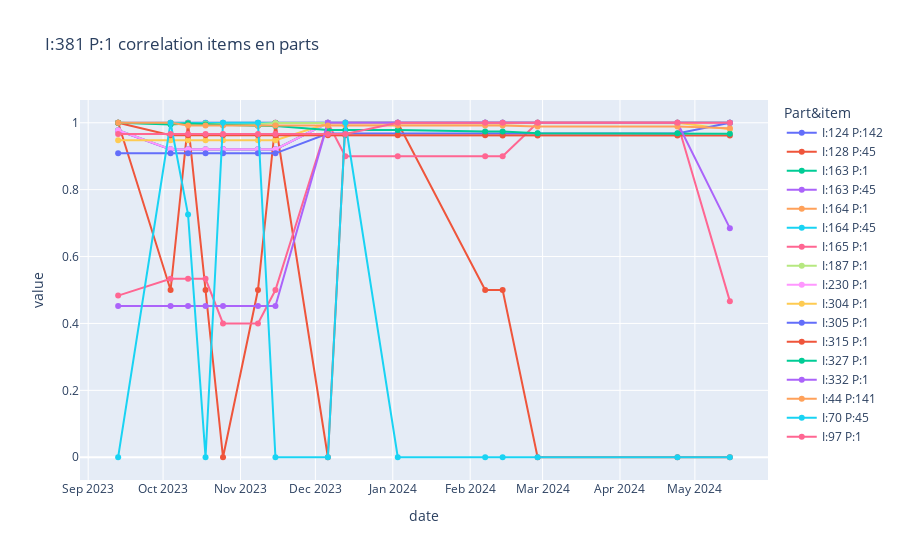

This figure's notebook cell:
### Code cell
fig = px.line(new_plotting[new_plotting["Part&item"].isin(df_381["Item 2"])]
, x="date", y="value" ,color="Part&item",
              title="I:381 P:1 correlation items en parts", 
              hover_data="Part&item", markers=True)


fig.show()

### Figure 1 — Plotly figure (JSON) as saved in the notebook; plotly's stock layout.template omitted (floating-point values rounded to 4 significant figures)
{"data": [{"customdata": [["I:124 P:142"], ["I:124 P:142"], ["I:124 P:142"], ["I:124 P:142"], ["I:124 P:142"], ["I:124 P:142"], ["I:124 P:142"], ["I:124 P:142"], ["I:124 P:142"], ["I:124 P:142"], ["I:124 P:142"], ["I:124 P:142"], ["I:124 P:142"], ["I:124 P:142"], ["I:124 P:142"]], "hovertemplate": "Part&item=%{customdata[0]}<br>date=%{x}<br>value=%{y}<extra></extra>", "legendgroup": "I:124 P:142", "line": {"color": "#636efa", "dash": "solid"}, "marker": {"symbol": "circle"}, "mode": "lines+markers", "name": "I:124 P:142", "orientation": "v", "showlegend": true, "type": "scatter", "x": ["2023-09-13", "2023-10-04", "2023-10-11", "2023-10-18", "2023-10-25", "2023-11-08", "2023-11-15", "2023-12-06", "2023-12-13", "2024-01-03", "2024-02-07", "2024-02-14", "2024-02-28", "2024-04-24", "2024-05-15"], "xaxis": "x", "y": [1.0, 1.0, 1.0, 1.0, 1.0, 1.0, 1.0, 1.0, 1.0, 1.0, 1.0, 1.0, 1.0, 1.0, 1.0], "yaxis": "y"}, {"customdata": [["I:128 P:45"], ["I:128 P:45"], ["I:128 P:45"], ["I:128 P:45"], ["I:128 P:45"], ["I:128 P:45"], ["I:128 P:45"], ["I:128 P:45"], ["I:128 P:45"], ["I:128 P:45"], ["I:128 P:45"], ["I:128 P:45"], ["I:128 P:45"], ["I:128 P:45"], ["I:128 P:45"]], "hovertemplate": "Part&item=%{customdata[0]}<br>date=%{x}<br>value=%{y}<extra></extra>", "legendgroup": "I:128 P:45", "line": {"color": "#EF553B", "dash": "solid"}, "marker": {"symbol": "circle"}, "mode": "lines+markers", "name": "I:128 P:45", "orientation": "v", "showlegend": true, "type": "scatter", "x": ["2023-09-13", "2023-10-04", "2023-10-11", "2023-10-18", "2023-10-25", "2023-11-08", "2023-11-15", "2023-12-06", "2023-12-13", "2024-01-03", "2024-02-07", "2024-02-14", "2024-02-28", "2024-04-24", "2024-05-15"], "xaxis": "x", "y": [1.0, 0.5, 0.9998, 0.5, 3.052e-05, 0.5, 1.0, 3.052e-05, 1.0, 0.9998, 0.5, 0.5, 0.0, 1.526e-05, 0.0001221], "yaxis": "y"}, {"customdata": [["I:163 P:1"], ["I:163 P:1"], ["I:163 P:1"], ["I:163 P:1"], ["I:163 P:1"], ["I:163 P:1"], ["I:163 P:1"], ["I:163 P:1"], ["I:163 P:1"], ["I:163 P:1"], ["I:163 P:1"], ["I:163 P:1"], ["I:163 P:1"], ["I:163 P:1"], ["I:163 P:1"]], "hovertemplate": "Part&item=%{customdata[0]}<br>date=%{x}<br>value=%{y}<extra></extra>", "legendgroup": "I:163 P:1", "line": {"color": "#00cc96", "dash": "solid"}, "marker": {"symbol": "circle"}, "mode": "lines+markers", "name": "I:163 P:1", "orientation": "v", "showlegend": true, "type": "scatter", "x": ["2023-09-13", "2023-10-04", "2023-10-11", "2023-10-18", "2023-10-25", "2023-11-08", "2023-11-15", "2023-12-06", "2023-12-13", "2024-01-03", "2024-02-07", "2024-02-14", "2024-02-28", "2024-04-24", "2024-05-15"], "xaxis": "x", "y": [0.9774, 0.9209, 0.9209, 0.9209, 0.9209, 0.9209, 0.9209, 1.0, 1.0, 1.0, 1.0, 1.0, 1.0, 1.0, 1.0], "yaxis": "y"}, {"customdata": [["I:163 P:45"], ["I:163 P:45"], ["I:163 P:45"], ["I:163 P:45"], ["I:163 P:45"], ["I:163 P:45"], ["I:163 P:45"], ["I:163 P:45"], ["I:163 P:45"], ["I:163 P:45"], ["I:163 P:45"], ["I:163 P:45"], ["I:163 P:45"], ["I:163 P:45"], ["I:163 P:45"]], "hovertemplate": "Part&item=%{customdata[0]}<br>date=%{x}<br>value=%{y}<extra></extra>", "legendgroup": "I:163 P:45", "line": {"color": "#ab63fa", "dash": "solid"}, "marker": {"symbol": "circle"}, "mode": "lines+markers", "name": "I:163 P:45", "orientation": "v", "showlegend": true, "type": "scatter", "x": ["2023-09-13", "2023-10-04", "2023-10-11", "2023-10-18", "2023-10-25", "2023-11-08", "2023-11-15", "2023-12-06", "2023-12-13", "2024-01-03", "2024-02-07", "2024-02-14", "2024-02-28", "2024-04-24", "2024-05-15"], "xaxis": "x", "y": [0.9763, 0.9198, 0.9198, 0.9198, 0.9215, 0.9198, 0.9198, 0.9994, 0.9994, 1.0, 1.0, 0.9983, 0.9994, 0.9994, 0.9994], "yaxis": "y"}, {"customdata": [["I:164 P:1"], ["I:164 P:1"], ["I:164 P:1"], ["I:164 P:1"], ["I:164 P:1"], ["I:164 P:1"], ["I:164 P:1"], ["I:164 P:1"], ["I:164 P:1"], ["I:164 P:1"], ["I:164 P:1"], ["I:164 P:1"], ["I:164 P:1"], ["I:164 P:1"], ["I:164 P:1"]], "hovertemplate": "Part&item=%{customdata[0]}<br>date=%{x}<br>value=%{y}<extra></extra>", "legendgroup": "I:164 P:1", "line": {"color": "#FFA15A", "dash": "solid"}, "marker": {"symbol": "circle"}, "mode": "lines+markers", "name": "I:164 P:1", "orientation": "v", "showlegend": true, "type": "scatter", "x": ["2023-09-13", "2023-10-04", "2023-10-11", "2023-10-18", "2023-10-25", "2023-11-08", "2023-11-15", "2023-12-06", "2023-12-13", "2024-01-03", "2024-02-07", "2024-02-14", "2024-02-28", "2024-04-24", "2024-05-15"], "xaxis": "x", "y": [0.9994, 0.9992, 0.9992, 0.9992, 0.9994, 0.9994, 0.9995, 0.9999, 0.9999, 0.9999, 0.9999, 0.9999, 1.0, 0.9998, 0.9998], "yaxis": "y"}, {"customdata": [["I:164 P:45"], ["I:164 P:45"], ["I:164 P:45"], ["I:164 P:45"], ["I:164 P:45"], ["I:164 P:45"], ["I:164 P:45"], ["I:164 P:45"], ["I:164 P:45"], ["I:164 P:45"], ["I:164 P:45"], ["I:164 P:45"], ["I:164 P:45"], ["I:164 P:45"], ["I:164 P:45"]], "hovertemplate": "Part&item=%{customdata[0]}<br>date=%{x}<br>value=%{y}<extra></extra>", "legendgroup": "I:164 P:45", "line": {"color": "#19d3f3", "dash": "solid"}, "marker": {"symbol": "circle"}, "mode": "lines+markers", "name": "I:164 P:45", "orientation": "v", "showlegend": true, "type": "scatter", "x": ["2023-09-13", "2023-10-04", "2023-10-11", "2023-10-18", "2023-10-25", "2023-11-08", "2023-11-15", "2023-12-06", "2023-12-13", "2024-01-03", "2024-02-07", "2024-02-14", "2024-02-28", "2024-04-24", "2024-05-15"], "xaxis": "x", "y": [0.9994, 0.9992, 0.999, 0.9992, 0.9994, 0.9994, 0.9995, 1.0, 1.0, 1.0, 0.9999, 0.9999, 1.0, 0.9998, 0.9997], "yaxis": "y"}, {"customdata": [["I:165 P:1"], ["I:165 P:1"], ["I:165 P:1"], ["I:165 P:1"], ["I:165 P:1"], ["I:165 P:1"], ["I:165 P:1"], ["I:165 P:1"], ["I:165 P:1"], ["I:165 P:1"], ["I:165 P:1"], ["I:165 P:1"], ["I:165 P:1"], ["I:165 P:1"], ["I:165 P:1"]], "hovertemplate": "Part&item=%{customdata[0]}<br>date=%{x}<br>value=%{y}<extra></extra>", "legendgroup": "I:165 P:1", "line": {"color": "#FF6692", "dash": "solid"}, "marker": {"symbol": "circle"}, "mode": "lines+markers", "name": "I:165 P:1", "orientation": "v", "showlegend": true, "type": "scatter", "x": ["2023-09-13", "2023-10-04", "2023-10-11", "2023-10-18", "2023-10-25", "2023-11-08", "2023-11-15", "2023-12-06", "2023-12-13", "2024-01-03", "2024-02-07", "2024-02-14", "2024-02-28", "2024-04-24", "2024-05-15"], "xaxis": "x", "y": [0.4833, 0.5333, 0.5333, 0.5333, 0.4, 0.4, 0.5, 1.0, 0.9, 0.9, 0.9, 0.9, 1.0, 1.0, 0.4667], "yaxis": "y"}, {"customdata": [["I:187 P:1"], ["I:187 P:1"], ["I:187 P:1"], ["I:187 P:1"], ["I:187 P:1"], ["I:187 P:1"], ["I:187 P:1"], ["I:187 P:1"], ["I:187 P:1"], ["I:187 P:1"], ["I:187 P:1"], ["I:187 P:1"], ["I:187 P:1"], ["I:187 P:1"], ["I:187 P:1"]], "hovertemplate": "Part&item=%{customdata[0]}<br>date=%{x}<br>value=%{y}<extra></extra>", "legendgroup": "I:187 P:1", "line": {"color": "#B6E880", "dash": "solid"}, "marker": {"symbol": "circle"}, "mode": "lines+markers", "name": "I:187 P:1", "orientation": "v", "showlegend": true, "type": "scatter", "x": ["2023-09-13", "2023-10-04", "2023-10-11", "2023-10-18", "2023-10-25", "2023-11-08", "2023-11-15", "2023-12-06", "2023-12-13", "2024-01-03", "2024-02-07", "2024-02-14", "2024-02-28", "2024-04-24", "2024-05-15"], "xaxis": "x", "y": [1.0, 0.9961, 0.9961, 0.9961, 0.9961, 0.9961, 0.9992, 0.9984, 0.9996, 0.9996, 0.9996, 0.9996, 0.9996, 0.9996, 0.9984], "yaxis": "y"}, {"customdata": [["I:230 P:1"], ["I:230 P:1"], ["I:230 P:1"], ["I:230 P:1"], ["I:230 P:1"], ["I:230 P:1"], ["I:230 P:1"], ["I:230 P:1"], ["I:230 P:1"], ["I:230 P:1"], ["I:230 P:1"], ["I:230 P:1"], ["I:230 P:1"], ["I:230 P:1"], ["I:230 P:1"]], "hovertemplate": "Part&item=%{customdata[0]}<br>date=%{x}<br>value=%{y}<extra></extra>", "legendgroup": "I:230 P:1", "line": {"color": "#FF97FF", "dash": "solid"}, "marker": {"symbol": "circle"}, "mode": "lines+markers", "name": "I:230 P:1", "orientation": "v", "showlegend": true, "type": "scatter", "x": ["2023-09-13", "2023-10-04", "2023-10-11", "2023-10-18", "2023-10-25", "2023-11-08", "2023-11-15", "2023-12-06", "2023-12-13", "2024-01-03", "2024-02-07", "2024-02-14", "2024-02-28", "2024-04-24", "2024-05-15"], "xaxis": "x", "y": [0.9774, 0.9209, 0.9209, 0.9209, 0.9209, 0.9209, 0.9209, 1.0, 1.0, 1.0, 1.0, 1.0, 1.0, 1.0, 1.0], "yaxis": "y"}, {"customdata": [["I:304 P:1"], ["I:304 P:1"], ["I:304 P:1"], ["I:304 P:1"], ["I:304 P:1"], ["I:304 P:1"], ["I:304 P:1"], ["I:304 P:1"], ["I:304 P:1"], ["I:304 P:1"], ["I:304 P:1"], ["I:304 P:1"], ["I:304 P:1"], ["I:304 P:1"], ["I:304 P:1"]], "hovertemplate": "Part&item=%{customdata[0]}<br>date=%{x}<br>value=%{y}<extra></extra>", "legendgroup": "I:304 P:1", "line": {"color": "#FECB52", "dash": "solid"}, "marker": {"symbol": "circle"}, "mode": "lines+markers", "name": "I:304 P:1", "orientation": "v", "showlegend": true, "type": "scatter", "x": ["2023-09-13", "2023-10-04", "2023-10-11", "2023-10-18", "2023-10-25", "2023-11-08", "2023-11-15", "2023-12-06", "2023-12-13", "2024-01-03", "2024-02-07", "2024-02-14", "2024-02-28", "2024-04-24", "2024-05-15"], "xaxis": "x", "y": [0.948, 0.948, 0.948, 0.948, 0.948, 0.948, 0.948, 0.9975, 0.9975, 0.9975, 0.9975, 0.9975, 1.0, 1.0, 0.9802], "yaxis": "y"}, {"customdata": [["I:305 P:1"], ["I:305 P:1"], ["I:305 P:1"], ["I:305 P:1"], ["I:305 P:1"], ["I:305 P:1"], ["I:305 P:1"], ["I:305 P:1"], ["I:305 P:1"], ["I:305 P:1"], ["I:305 P:1"], ["I:305 P:1"], ["I:305 P:1"], ["I:305 P:1"], ["I:305 P:1"]], "hovertemplate": "Part&item=%{customdata[0]}<br>date=%{x}<br>value=%{y}<extra></extra>", "legendgroup": "I:305 P:1", "line": {"color": "#636efa", "dash": "solid"}, "marker": {"symbol": "circle"}, "mode": "lines+markers", "name": "I:305 P:1", "orientation": "v", "showlegend": true, "type": "scatter", "x": ["2023-09-13", "2023-10-04", "2023-10-11", "2023-10-18", "2023-10-25", "2023-11-08", "2023-11-15", "2023-12-06", "2023-12-13", "2024-01-03", "2024-02-07", "2024-02-14", "2024-02-28", "2024-04-24", "2024-05-15"], "xaxis": "x", "y": [0.9086, 0.9086, 0.9086, 0.9086, 0.9086, 0.9086, 0.9086, 0.9677, 0.9677, 0.9677, 0.9677, 0.9677, 0.9677, 0.9677, 1.0], "yaxis": "y"}, {"customdata": [["I:315 P:1"], ["I:315 P:1"], ["I:315 P:1"], ["I:315 P:1"], ["I:315 P:1"], ["I:315 P:1"], ["I:315 P:1"], ["I:315 P:1"], ["I:315 P:1"], ["I:315 P:1"], ["I:315 P:1"], ["I:315 P:1"], ["I:315 P:1"], ["I:315 P:1"], ["I:315 P:1"]], "hovertemplate": "Part&item=%{customdata[0]}<br>date=%{x}<br>value=%{y}<extra></extra>", "legendgroup": "I:315 P:1", "line": {"color": "#EF553B", "dash": "solid"}, "marker": {"symbol": "circle"}, "mode": "lines+markers", "name": "I:315 P:1", "orientation": "v", "showlegend": true, "type": "scatter", "x": ["2023-09-13", "2023-10-04", "2023-10-11", "2023-10-18", "2023-10-25", "2023-11-08", "2023-11-15", "2023-12-06", "2023-12-13", "2024-01-03", "2024-02-07", "2024-02-14", "2024-02-28", "2024-04-24", "2024-05-15"], "xaxis": "x", "y": [1.0, 0.9627, 0.9627, 0.9627, 0.9627, 0.9627, 0.9627, 0.9627, 0.9627, 0.9627, 0.9627, 0.9622, 0.9622, 0.9622, 0.9622], "yaxis": "y"}, {"customdata": [["I:327 P:1"], ["I:327 P:1"], ["I:327 P:1"], ["I:327 P:1"], ["I:327 P:1"], ["I:327 P:1"], ["I:327 P:1"], ["I:327 P:1"], ["I:327 P:1"], ["I:327 P:1"], ["I:327 P:1"], ["I:327 P:1"], ["I:327 P:1"], ["I:327 P:1"], ["I:327 P:1"]], "hovertemplate": "Part&item=%{customdata[0]}<br>date=%{x}<br>value=%{y}<extra></extra>", "legendgroup": "I:327 P:1", "line": {"color": "#00cc96", "dash": "solid"}, "marker": {"symbol": "circle"}, "mode": "lines+markers", "name": "I:327 P:1", "orientation": "v", "showlegend": true, "type": "scatter", "x": ["2023-09-13", "2023-10-04", "2023-10-11", "2023-10-18", "2023-10-25", "2023-11-08", "2023-11-15", "2023-12-06", "2023-12-13", "2024-01-03", "2024-02-07", "2024-02-14", "2024-02-28", "2024-04-24", "2024-05-15"], "xaxis": "x", "y": [1.0, 0.995, 0.9975, 0.995, 0.9937, 0.9912, 0.9899, 0.9786, 0.9786, 0.9786, 0.9736, 0.9736, 0.9685, 0.9685, 0.9673], "yaxis": "y"}, {"customdata": [["I:332 P:1"], ["I:332 P:1"], ["I:332 P:1"], ["I:332 P:1"], ["I:332 P:1"], ["I:332 P:1"], ["I:332 P:1"], ["I:332 P:1"], ["I:332 P:1"], ["I:332 P:1"], ["I:332 P:1"], ["I:332 P:1"], ["I:332 P:1"], ["I:332 P:1"], ["I:332 P:1"]], "hovertemplate": "Part&item=%{customdata[0]}<br>date=%{x}<br>value=%{y}<extra></extra>", "legendgroup": "I:332 P:1", "line": {"color": "#ab63fa", "dash": "solid"}, "marker": {"symbol": "circle"}, "mode": "lines+markers", "name": "I:332 P:1", "orientation": "v", "showlegend": true, "type": "scatter", "x": ["2023-09-13", "2023-10-04", "2023-10-11", "2023-10-18", "2023-10-25", "2023-11-08", "2023-11-15", "2023-12-06", "2023-12-13", "2024-01-03", "2024-02-07", "2024-02-14", "2024-02-28", "2024-04-24", "2024-05-15"], "xaxis": "x", "y": [0.4521, 0.4521, 0.4521, 0.4521, 0.4521, 0.4521, 0.4521, 1.0, 1.0, 1.0, 1.0, 1.0, 1.0, 1.0, 0.6849], "yaxis": "y"}, {"customdata": [["I:44 P:141"], ["I:44 P:141"], ["I:44 P:141"], ["I:44 P:141"], ["I:44 P:141"], ["I:44 P:141"], ["I:44 P:141"], ["I:44 P:141"], ["I:44 P:141"], ["I:44 P:141"], ["I:44 P:141"], ["I:44 P:141"], ["I:44 P:141"], ["I:44 P:141"], ["I:44 P:141"]], "hovertemplate": "Part&item=%{customdata[0]}<br>date=%{x}<br>value=%{y}<extra></extra>", "legendgroup": "I:44 P:141", "line": {"color": "#FFA15A", "dash": "solid"}, "marker": {"symbol": "circle"}, "mode": "lines+markers", "name": "I:44 P:141", "orientation": "v", "showlegend": true, "type": "scatter", "x": ["2023-09-13", "2023-10-04", "2023-10-11", "2023-10-18", "2023-10-25", "2023-11-08", "2023-11-15", "2023-12-06", "2023-12-13", "2024-01-03", "2024-02-07", "2024-02-14", "2024-02-28", "2024-04-24", "2024-05-15"], "xaxis": "x", "y": [1.0, 1.0, 0.9918, 0.9918, 0.9918, 0.9918, 0.9918, 0.9918, 0.9918, 0.9918, 0.9918, 0.9918, 0.9885, 0.9885, 0.9836], "yaxis": "y"}, {"customdata": [["I:70 P:45"], ["I:70 P:45"], ["I:70 P:45"], ["I:70 P:45"], ["I:70 P:45"], ["I:70 P:45"], ["I:70 P:45"], ["I:70 P:45"], ["I:70 P:45"], ["I:70 P:45"], ["I:70 P:45"], ["I:70 P:45"], ["I:70 P:45"], ["I:70 P:45"], ["I:70 P:45"]], "hovertemplate": "Part&item=%{customdata[0]}<br>date=%{x}<br>value=%{y}<extra></extra>", "legendgroup": "I:70 P:45", "line": {"color": "#19d3f3", "dash": "solid"}, "marker": {"symbol": "circle"}, "mode": "lines+markers", "name": "I:70 P:45", "orientation": "v", "showlegend": true, "type": "scatter", "x": ["2023-09-13", "2023-10-04", "2023-10-11", "2023-10-18", "2023-10-25", "2023-11-08", "2023-11-15", "2023-12-06", "2023-12-13", "2024-01-03", "2024-02-07", "2024-02-14", "2024-02-28", "2024-04-24", "2024-05-15"], "xaxis": "x", "y": [9.156e-05, 1.0, 0.7255, 0.0001526, 1.0, 1.0, 0.0001526, 6.104e-05, 1.0, 6.104e-05, 0.0001221, 0.0, 6.104e-05, 0.0001221, 0.0001221], "yaxis": "y"}, {"customdata": [["I:97 P:1"], ["I:97 P:1"], ["I:97 P:1"], ["I:97 P:1"], ["I:97 P:1"], ["I:97 P:1"], ["I:97 P:1"], ["I:97 P:1"], ["I:97 P:1"], ["I:97 P:1"], ["I:97 P:1"], ["I:97 P:1"], ["I:97 P:1"], ["I:97 P:1"], ["I:97 P:1"]], "hovertemplate": "Part&item=%{customdata[0]}<br>date=%{x}<br>value=%{y}<extra></extra>", "legendgroup": "I:97 P:1", "line": {"color": "#FF6692", "dash": "solid"}, "marker": {"symbol": "circle"}, "mode": "lines+markers", "name": "I:97 P:1", "orientation": "v", "showlegend": true, "type": "scatter", "x": ["2023-09-13", "2023-10-04", "2023-10-11", "2023-10-18", "2023-10-25", "2023-11-08", "2023-11-15", "2023-12-06", "2023-12-13", "2024-01-03", "2024-02-07", "2024-02-14", "2024-02-28", "2024-04-24", "2024-05-15"], "xaxis": "x", "y": [0.9667, 0.9667, 0.9667, 0.9667, 0.9667, 0.9667, 0.9667, 0.9667, 0.9667, 1.0, 1.0, 1.0, 1.0, 1.0, 1.0], "yaxis": "y"}], "layout": {"legend": {"title": {"text": "Part&item"}, "tracegroupgap": 0}, "title": {"text": "I:381 P:1 correlation items en parts"}, "xaxis": {"anchor": "y", "domain": [0, 1], "title": {"text": "date"}}, "yaxis": {"anchor": "x", "domain": [0, 1], "title": {"text": "value"}}}}
